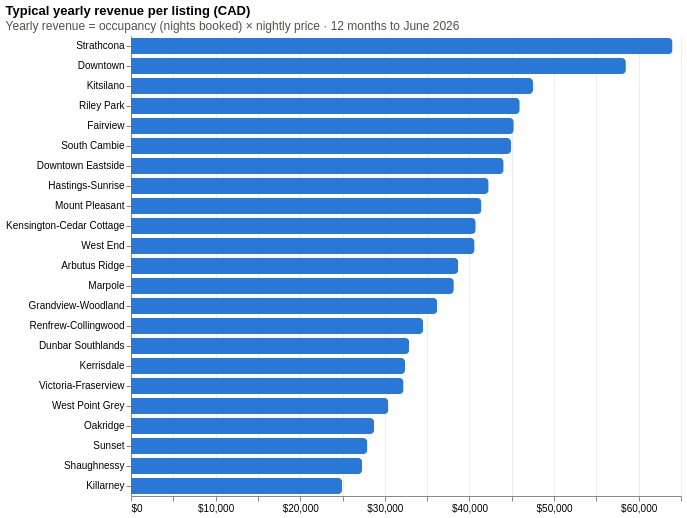
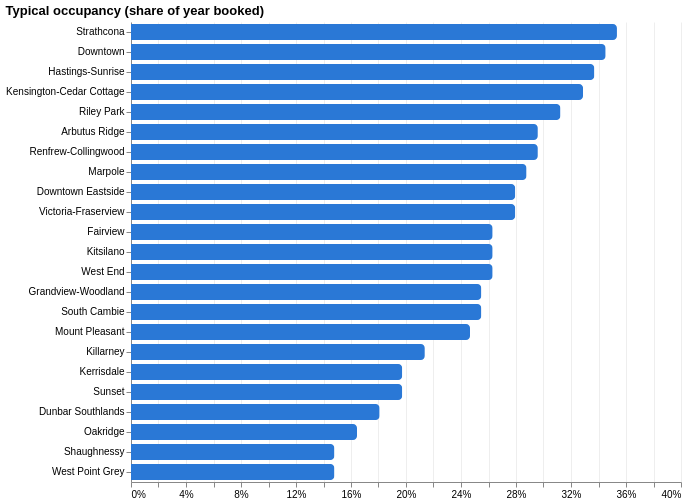
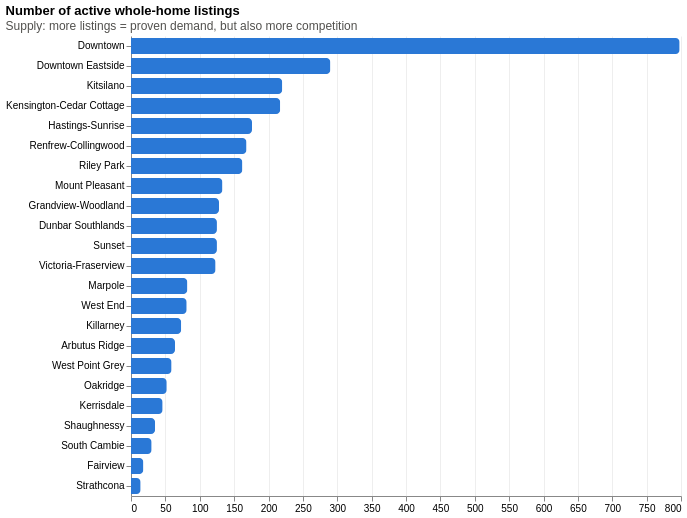
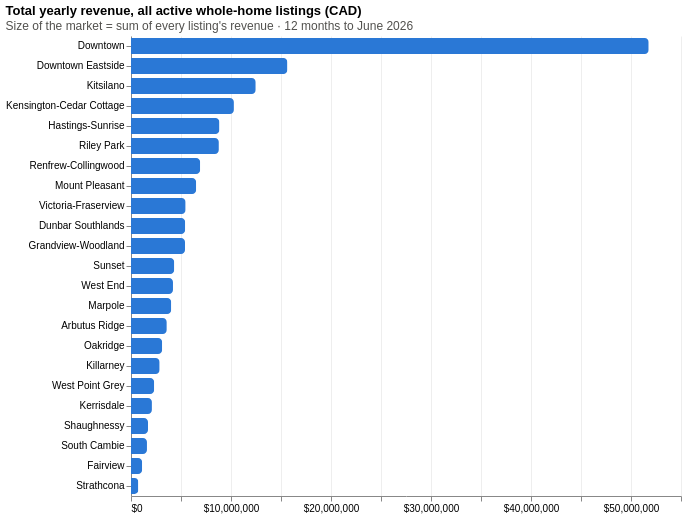

Source (notebook cell) for these figures, in order:
### Code cell
def bar(col, title, fmt, note=""):
    tip = [alt.Tooltip("neighbourhood_cleansed:N", title="Neighbourhood"),
           alt.Tooltip("revenue:Q", title="Typical yearly revenue", format="$,.0f"),
           alt.Tooltip("occupancy:Q", title="Typical occupancy", format=".0%"),
           alt.Tooltip("price:Q", title="Typical nightly price", format="$,.0f"),
           alt.Tooltip("listings:Q", title="Listings")]
    chart = (alt.Chart(hood)
             .mark_bar(color="#2a78d6", cornerRadiusEnd=4, height=16)
             .encode(x=alt.X(f"{col}:Q", title=None, axis=alt.Axis(format=fmt, grid=True, gridColor="#eee")),
                     y=alt.Y("neighbourhood_cleansed:N", sort="-x", title=None),
                     tooltip=tip)
             .properties(width=550, height=alt.Step(20),
                         title=alt.Title(title, subtitle=note, anchor="start", subtitleColor="#52514e"))
             .configure_view(stroke=None))
    display(chart)

bar("revenue", "Typical yearly revenue per listing (CAD)", "$,.0f",
    note="Yearly revenue = occupancy (nights booked) × nightly price · 12 months to June 2026")
bar("occupancy", "Typical occupancy (share of year booked)", ".0%")
bar("listings", "Number of active whole-home listings", ",d",
    note="Supply: more listings = proven demand, but also more competition")
bar("total_revenue", "Total yearly revenue, all active whole-home listings (CAD)", "$,.0f",
    note="Size of the market = sum of every listing's revenue · 12 months to June 2026")
bar("price", "Typical nightly price (CAD)", "$,.0f",
    note="Quote for one night around June–July 2026 (World Cup period)")

### Figure 1 — Vega-Lite specification as saved in the notebook (floating-point values rounded to 4 significant figures)
{"config": {"view": {"continuousWidth": 300, "continuousHeight": 300, "stroke": null}}, "data": {"name": "data-ce3de2b53f3f0c701f9c0ecf15939b65"}, "mark": {"type": "bar", "color": "#2a78d6", "cornerRadiusEnd": 4, "height": 16}, "encoding": {"tooltip": [{"field": "neighbourhood_cleansed", "title": "Neighbourhood", "type": "nominal"}, {"field": "revenue", "format": "$,.0f", "title": "Typical yearly revenue", "type": "quantitative"}, {"field": "occupancy", "format": ".0%", "title": "Typical occupancy", "type": "quantitative"}, {"field": "price", "format": "$,.0f", "title": "Typical nightly price", "type": "quantitative"}, {"field": "listings", "title": "Listings", "type": "quantitative"}], "x": {"axis": {"format": "$,.0f", "grid": true, "gridColor": "#eee"}, "field": "revenue", "title": null, "type": "quantitative"}, "y": {"field": "neighbourhood_cleansed", "sort": "-x", "title": null, "type": "nominal"}}, "height": {"step": 20}, "title": {"text": "Typical yearly revenue per listing (CAD)", "anchor": "start", "subtitle": "Yearly revenue = occupancy (nights booked) × nightly price · 12 months to June 2026", "subtitleColor": "#52514e"}, "width": 550, "$schema": "https://vega.github.io/schema/vega-lite/v5.20.1.json", "datasets": {"data-ce3de2b53f3f0c701f9c0ecf15939b65": [{"neighbourhood_cleansed": "Arbutus Ridge", "listings": 64, "revenue": 38680.0, "total_revenue": 3580000.0, "occupancy": 0.2959, "price": 400.0}, {"neighbourhood_cleansed": "Downtown", "listings": 798, "revenue": 58490.0, "total_revenue": 51770000.0, "occupancy": 0.3452, "price": 461.0}, {"neighbourhood_cleansed": "Downtown Eastside", "listings": 290, "revenue": 44040.0, "total_revenue": 15640000.0, "occupancy": 0.2795, "price": 401.2}, {"neighbourhood_cleansed": "Dunbar Southlands", "listings": 125, "revenue": 32890.0, "total_revenue": 5418000.0, "occupancy": 0.1808, "price": 385.7}, {"neighbourhood_cleansed": "Fairview", "listings": 18, "revenue": 45240.0, "total_revenue": 1114000.0, "occupancy": 0.263, "price": 435.8}, {"neighbourhood_cleansed": "Grandview-Woodland", "listings": 128, "revenue": 36200.0, "total_revenue": 5402000.0, "occupancy": 0.2548, "price": 350.9}, {"neighbourhood_cleansed": "Hastings-Sunrise", "listings": 176, "revenue": 42270.0, "total_revenue": 8842000.0, "occupancy": 0.337, "price": 312.9}, {"neighbourhood_cleansed": "Kensington-Cedar Cottage", "listings": 217, "revenue": 40740.0, "total_revenue": 10290000.0, "occupancy": 0.3288, "price": 350.0}, {"neighbourhood_cleansed": "Kerrisdale", "listings": 46, "revenue": 32400.0, "total_revenue": 2093000.0, "occupancy": 0.1973, "price": 400.0}, {"neighbourhood_cleansed": "Killarney", "listings": 73, "revenue": 24960.0, "total_revenue": 2865000.0, "occupancy": 0.2137, "price": 319.5}, {"neighbourhood_cleansed": "Kitsilano", "listings": 220, "revenue": 47510.0, "total_revenue": 12470000.0, "occupancy": 0.263, "price": 504.8}, {"neighbourhood_cleansed": "Marpole", "listings": 82, "revenue": 38150.0, "total_revenue": 4023000.0, "occupancy": 0.2877, "price": 361.2}, {"neighbourhood_cleansed": "Mount Pleasant", "listings": 133, "revenue": 41420.0, "total_revenue": 6517000.0, "occupancy": 0.2466, "price": 381.2}, {"neighbourhood_cleansed": "Oakridge", "listings": 52, "revenue": 28740.0, "total_revenue": 3116000.0, "occupancy": 0.1644, "price": 447.3}, {"neighbourhood_cleansed": "Renfrew-Collingwood", "listings": 168, "revenue": 34530.0, "total_revenue": 6917000.0, "occupancy": 0.2959, "price": 308.2}, {"neighbourhood_cleansed": "Riley Park", "listings": 162, "revenue": 45940.0, "total_revenue": 8787000.0, "occupancy": 0.3123, "price": 401.1}, {"neighbourhood_cleansed": "Shaughnessy", "listings": 35, "revenue": 27320.0, "total_revenue": 1701000.0, "occupancy": 0.1479, "price": 464.3}, {"neighbourhood_cleansed": "South Cambie", "listings": 30, "revenue": 44910.0, "total_revenue": 1597000.0, "occupancy": 0.2548, "price": 445.3}, {"neighbourhood_cleansed": "Strathcona", "listings": 14, "revenue": 64000.0, "total_revenue": 728100.0, "occupancy": 0.3534, "price": 406.5}, {"neighbourhood_cleansed": "Sunset", "listings": 125, "revenue": 27940.0, "total_revenue": 4325000.0, "occupancy": 0.1973, "price": 309.0}, {"neighbourhood_cleansed": "Victoria-Fraserview", "listings": 123, "revenue": 32210.0, "total_revenue": 5463000.0, "occupancy": 0.2795, "price": 332.7}, {"neighbourhood_cleansed": "West End", "listings": 81, "revenue": 40610.0, "total_revenue": 4199000.0, "occupancy": 0.263, "price": 434.0}, {"neighbourhood_cleansed": "West Point Grey", "listings": 59, "revenue": 30420.0, "total_revenue": 2318000.0, "occupancy": 0.1479, "price": 428.0}]}}

### Figure 2 — Vega-Lite specification as saved in the notebook (floating-point values rounded to 4 significant figures)
{"config": {"view": {"continuousWidth": 300, "continuousHeight": 300, "stroke": null}}, "data": {"name": "data-ce3de2b53f3f0c701f9c0ecf15939b65"}, "mark": {"type": "bar", "color": "#2a78d6", "cornerRadiusEnd": 4, "height": 16}, "encoding": {"tooltip": [{"field": "neighbourhood_cleansed", "title": "Neighbourhood", "type": "nominal"}, {"field": "revenue", "format": "$,.0f", "title": "Typical yearly revenue", "type": "quantitative"}, {"field": "occupancy", "format": ".0%", "title": "Typical occupancy", "type": "quantitative"}, {"field": "price", "format": "$,.0f", "title": "Typical nightly price", "type": "quantitative"}, {"field": "listings", "title": "Listings", "type": "quantitative"}], "x": {"axis": {"format": ".0%", "grid": true, "gridColor": "#eee"}, "field": "occupancy", "title": null, "type": "quantitative"}, "y": {"field": "neighbourhood_cleansed", "sort": "-x", "title": null, "type": "nominal"}}, "height": {"step": 20}, "title": {"text": "Typical occupancy (share of year booked)", "anchor": "start", "subtitle": "", "subtitleColor": "#52514e"}, "width": 550, "$schema": "https://vega.github.io/schema/vega-lite/v5.20.1.json", "datasets": {"data-ce3de2b53f3f0c701f9c0ecf15939b65": [{"neighbourhood_cleansed": "Arbutus Ridge", "listings": 64, "revenue": 38680.0, "total_revenue": 3580000.0, "occupancy": 0.2959, "price": 400.0}, {"neighbourhood_cleansed": "Downtown", "listings": 798, "revenue": 58490.0, "total_revenue": 51770000.0, "occupancy": 0.3452, "price": 461.0}, {"neighbourhood_cleansed": "Downtown Eastside", "listings": 290, "revenue": 44040.0, "total_revenue": 15640000.0, "occupancy": 0.2795, "price": 401.2}, {"neighbourhood_cleansed": "Dunbar Southlands", "listings": 125, "revenue": 32890.0, "total_revenue": 5418000.0, "occupancy": 0.1808, "price": 385.7}, {"neighbourhood_cleansed": "Fairview", "listings": 18, "revenue": 45240.0, "total_revenue": 1114000.0, "occupancy": 0.263, "price": 435.8}, {"neighbourhood_cleansed": "Grandview-Woodland", "listings": 128, "revenue": 36200.0, "total_revenue": 5402000.0, "occupancy": 0.2548, "price": 350.9}, {"neighbourhood_cleansed": "Hastings-Sunrise", "listings": 176, "revenue": 42270.0, "total_revenue": 8842000.0, "occupancy": 0.337, "price": 312.9}, {"neighbourhood_cleansed": "Kensington-Cedar Cottage", "listings": 217, "revenue": 40740.0, "total_revenue": 10290000.0, "occupancy": 0.3288, "price": 350.0}, {"neighbourhood_cleansed": "Kerrisdale", "listings": 46, "revenue": 32400.0, "total_revenue": 2093000.0, "occupancy": 0.1973, "price": 400.0}, {"neighbourhood_cleansed": "Killarney", "listings": 73, "revenue": 24960.0, "total_revenue": 2865000.0, "occupancy": 0.2137, "price": 319.5}, {"neighbourhood_cleansed": "Kitsilano", "listings": 220, "revenue": 47510.0, "total_revenue": 12470000.0, "occupancy": 0.263, "price": 504.8}, {"neighbourhood_cleansed": "Marpole", "listings": 82, "revenue": 38150.0, "total_revenue": 4023000.0, "occupancy": 0.2877, "price": 361.2}, {"neighbourhood_cleansed": "Mount Pleasant", "listings": 133, "revenue": 41420.0, "total_revenue": 6517000.0, "occupancy": 0.2466, "price": 381.2}, {"neighbourhood_cleansed": "Oakridge", "listings": 52, "revenue": 28740.0, "total_revenue": 3116000.0, "occupancy": 0.1644, "price": 447.3}, {"neighbourhood_cleansed": "Renfrew-Collingwood", "listings": 168, "revenue": 34530.0, "total_revenue": 6917000.0, "occupancy": 0.2959, "price": 308.2}, {"neighbourhood_cleansed": "Riley Park", "listings": 162, "revenue": 45940.0, "total_revenue": 8787000.0, "occupancy": 0.3123, "price": 401.1}, {"neighbourhood_cleansed": "Shaughnessy", "listings": 35, "revenue": 27320.0, "total_revenue": 1701000.0, "occupancy": 0.1479, "price": 464.3}, {"neighbourhood_cleansed": "South Cambie", "listings": 30, "revenue": 44910.0, "total_revenue": 1597000.0, "occupancy": 0.2548, "price": 445.3}, {"neighbourhood_cleansed": "Strathcona", "listings": 14, "revenue": 64000.0, "total_revenue": 728100.0, "occupancy": 0.3534, "price": 406.5}, {"neighbourhood_cleansed": "Sunset", "listings": 125, "revenue": 27940.0, "total_revenue": 4325000.0, "occupancy": 0.1973, "price": 309.0}, {"neighbourhood_cleansed": "Victoria-Fraserview", "listings": 123, "revenue": 32210.0, "total_revenue": 5463000.0, "occupancy": 0.2795, "price": 332.7}, {"neighbourhood_cleansed": "West End", "listings": 81, "revenue": 40610.0, "total_revenue": 4199000.0, "occupancy": 0.263, "price": 434.0}, {"neighbourhood_cleansed": "West Point Grey", "listings": 59, "revenue": 30420.0, "total_revenue": 2318000.0, "occupancy": 0.1479, "price": 428.0}]}}

### Figure 3 — Vega-Lite specification as saved in the notebook (floating-point values rounded to 4 significant figures)
{"config": {"view": {"continuousWidth": 300, "continuousHeight": 300, "stroke": null}}, "data": {"name": "data-ce3de2b53f3f0c701f9c0ecf15939b65"}, "mark": {"type": "bar", "color": "#2a78d6", "cornerRadiusEnd": 4, "height": 16}, "encoding": {"tooltip": [{"field": "neighbourhood_cleansed", "title": "Neighbourhood", "type": "nominal"}, {"field": "revenue", "format": "$,.0f", "title": "Typical yearly revenue", "type": "quantitative"}, {"field": "occupancy", "format": ".0%", "title": "Typical occupancy", "type": "quantitative"}, {"field": "price", "format": "$,.0f", "title": "Typical nightly price", "type": "quantitative"}, {"field": "listings", "title": "Listings", "type": "quantitative"}], "x": {"axis": {"format": ",d", "grid": true, "gridColor": "#eee"}, "field": "listings", "title": null, "type": "quantitative"}, "y": {"field": "neighbourhood_cleansed", "sort": "-x", "title": null, "type": "nominal"}}, "height": {"step": 20}, "title": {"text": "Number of active whole-home listings", "anchor": "start", "subtitle": "Supply: more listings = proven demand, but also more competition", "subtitleColor": "#52514e"}, "width": 550, "$schema": "https://vega.github.io/schema/vega-lite/v5.20.1.json", "datasets": {"data-ce3de2b53f3f0c701f9c0ecf15939b65": [{"neighbourhood_cleansed": "Arbutus Ridge", "listings": 64, "revenue": 38680.0, "total_revenue": 3580000.0, "occupancy": 0.2959, "price": 400.0}, {"neighbourhood_cleansed": "Downtown", "listings": 798, "revenue": 58490.0, "total_revenue": 51770000.0, "occupancy": 0.3452, "price": 461.0}, {"neighbourhood_cleansed": "Downtown Eastside", "listings": 290, "revenue": 44040.0, "total_revenue": 15640000.0, "occupancy": 0.2795, "price": 401.2}, {"neighbourhood_cleansed": "Dunbar Southlands", "listings": 125, "revenue": 32890.0, "total_revenue": 5418000.0, "occupancy": 0.1808, "price": 385.7}, {"neighbourhood_cleansed": "Fairview", "listings": 18, "revenue": 45240.0, "total_revenue": 1114000.0, "occupancy": 0.263, "price": 435.8}, {"neighbourhood_cleansed": "Grandview-Woodland", "listings": 128, "revenue": 36200.0, "total_revenue": 5402000.0, "occupancy": 0.2548, "price": 350.9}, {"neighbourhood_cleansed": "Hastings-Sunrise", "listings": 176, "revenue": 42270.0, "total_revenue": 8842000.0, "occupancy": 0.337, "price": 312.9}, {"neighbourhood_cleansed": "Kensington-Cedar Cottage", "listings": 217, "revenue": 40740.0, "total_revenue": 10290000.0, "occupancy": 0.3288, "price": 350.0}, {"neighbourhood_cleansed": "Kerrisdale", "listings": 46, "revenue": 32400.0, "total_revenue": 2093000.0, "occupancy": 0.1973, "price": 400.0}, {"neighbourhood_cleansed": "Killarney", "listings": 73, "revenue": 24960.0, "total_revenue": 2865000.0, "occupancy": 0.2137, "price": 319.5}, {"neighbourhood_cleansed": "Kitsilano", "listings": 220, "revenue": 47510.0, "total_revenue": 12470000.0, "occupancy": 0.263, "price": 504.8}, {"neighbourhood_cleansed": "Marpole", "listings": 82, "revenue": 38150.0, "total_revenue": 4023000.0, "occupancy": 0.2877, "price": 361.2}, {"neighbourhood_cleansed": "Mount Pleasant", "listings": 133, "revenue": 41420.0, "total_revenue": 6517000.0, "occupancy": 0.2466, "price": 381.2}, {"neighbourhood_cleansed": "Oakridge", "listings": 52, "revenue": 28740.0, "total_revenue": 3116000.0, "occupancy": 0.1644, "price": 447.3}, {"neighbourhood_cleansed": "Renfrew-Collingwood", "listings": 168, "revenue": 34530.0, "total_revenue": 6917000.0, "occupancy": 0.2959, "price": 308.2}, {"neighbourhood_cleansed": "Riley Park", "listings": 162, "revenue": 45940.0, "total_revenue": 8787000.0, "occupancy": 0.3123, "price": 401.1}, {"neighbourhood_cleansed": "Shaughnessy", "listings": 35, "revenue": 27320.0, "total_revenue": 1701000.0, "occupancy": 0.1479, "price": 464.3}, {"neighbourhood_cleansed": "South Cambie", "listings": 30, "revenue": 44910.0, "total_revenue": 1597000.0, "occupancy": 0.2548, "price": 445.3}, {"neighbourhood_cleansed": "Strathcona", "listings": 14, "revenue": 64000.0, "total_revenue": 728100.0, "occupancy": 0.3534, "price": 406.5}, {"neighbourhood_cleansed": "Sunset", "listings": 125, "revenue": 27940.0, "total_revenue": 4325000.0, "occupancy": 0.1973, "price": 309.0}, {"neighbourhood_cleansed": "Victoria-Fraserview", "listings": 123, "revenue": 32210.0, "total_revenue": 5463000.0, "occupancy": 0.2795, "price": 332.7}, {"neighbourhood_cleansed": "West End", "listings": 81, "revenue": 40610.0, "total_revenue": 4199000.0, "occupancy": 0.263, "price": 434.0}, {"neighbourhood_cleansed": "West Point Grey", "listings": 59, "revenue": 30420.0, "total_revenue": 2318000.0, "occupancy": 0.1479, "price": 428.0}]}}

### Figure 4 — Vega-Lite specification as saved in the notebook (floating-point values rounded to 4 significant figures)
{"config": {"view": {"continuousWidth": 300, "continuousHeight": 300, "stroke": null}}, "data": {"name": "data-ce3de2b53f3f0c701f9c0ecf15939b65"}, "mark": {"type": "bar", "color": "#2a78d6", "cornerRadiusEnd": 4, "height": 16}, "encoding": {"tooltip": [{"field": "neighbourhood_cleansed", "title": "Neighbourhood", "type": "nominal"}, {"field": "revenue", "format": "$,.0f", "title": "Typical yearly revenue", "type": "quantitative"}, {"field": "occupancy", "format": ".0%", "title": "Typical occupancy", "type": "quantitative"}, {"field": "price", "format": "$,.0f", "title": "Typical nightly price", "type": "quantitative"}, {"field": "listings", "title": "Listings", "type": "quantitative"}], "x": {"axis": {"format": "$,.0f", "grid": true, "gridColor": "#eee"}, "field": "total_revenue", "title": null, "type": "quantitative"}, "y": {"field": "neighbourhood_cleansed", "sort": "-x", "title": null, "type": "nominal"}}, "height": {"step": 20}, "title": {"text": "Total yearly revenue, all active whole-home listings (CAD)", "anchor": "start", "subtitle": "Size of the market = sum of every listing's revenue · 12 months to June 2026", "subtitleColor": "#52514e"}, "width": 550, "$schema": "https://vega.github.io/schema/vega-lite/v5.20.1.json", "datasets": {"data-ce3de2b53f3f0c701f9c0ecf15939b65": [{"neighbourhood_cleansed": "Arbutus Ridge", "listings": 64, "revenue": 38680.0, "total_revenue": 3580000.0, "occupancy": 0.2959, "price": 400.0}, {"neighbourhood_cleansed": "Downtown", "listings": 798, "revenue": 58490.0, "total_revenue": 51770000.0, "occupancy": 0.3452, "price": 461.0}, {"neighbourhood_cleansed": "Downtown Eastside", "listings": 290, "revenue": 44040.0, "total_revenue": 15640000.0, "occupancy": 0.2795, "price": 401.2}, {"neighbourhood_cleansed": "Dunbar Southlands", "listings": 125, "revenue": 32890.0, "total_revenue": 5418000.0, "occupancy": 0.1808, "price": 385.7}, {"neighbourhood_cleansed": "Fairview", "listings": 18, "revenue": 45240.0, "total_revenue": 1114000.0, "occupancy": 0.263, "price": 435.8}, {"neighbourhood_cleansed": "Grandview-Woodland", "listings": 128, "revenue": 36200.0, "total_revenue": 5402000.0, "occupancy": 0.2548, "price": 350.9}, {"neighbourhood_cleansed": "Hastings-Sunrise", "listings": 176, "revenue": 42270.0, "total_revenue": 8842000.0, "occupancy": 0.337, "price": 312.9}, {"neighbourhood_cleansed": "Kensington-Cedar Cottage", "listings": 217, "revenue": 40740.0, "total_revenue": 10290000.0, "occupancy": 0.3288, "price": 350.0}, {"neighbourhood_cleansed": "Kerrisdale", "listings": 46, "revenue": 32400.0, "total_revenue": 2093000.0, "occupancy": 0.1973, "price": 400.0}, {"neighbourhood_cleansed": "Killarney", "listings": 73, "revenue": 24960.0, "total_revenue": 2865000.0, "occupancy": 0.2137, "price": 319.5}, {"neighbourhood_cleansed": "Kitsilano", "listings": 220, "revenue": 47510.0, "total_revenue": 12470000.0, "occupancy": 0.263, "price": 504.8}, {"neighbourhood_cleansed": "Marpole", "listings": 82, "revenue": 38150.0, "total_revenue": 4023000.0, "occupancy": 0.2877, "price": 361.2}, {"neighbourhood_cleansed": "Mount Pleasant", "listings": 133, "revenue": 41420.0, "total_revenue": 6517000.0, "occupancy": 0.2466, "price": 381.2}, {"neighbourhood_cleansed": "Oakridge", "listings": 52, "revenue": 28740.0, "total_revenue": 3116000.0, "occupancy": 0.1644, "price": 447.3}, {"neighbourhood_cleansed": "Renfrew-Collingwood", "listings": 168, "revenue": 34530.0, "total_revenue": 6917000.0, "occupancy": 0.2959, "price": 308.2}, {"neighbourhood_cleansed": "Riley Park", "listings": 162, "revenue": 45940.0, "total_revenue": 8787000.0, "occupancy": 0.3123, "price": 401.1}, {"neighbourhood_cleansed": "Shaughnessy", "listings": 35, "revenue": 27320.0, "total_revenue": 1701000.0, "occupancy": 0.1479, "price": 464.3}, {"neighbourhood_cleansed": "South Cambie", "listings": 30, "revenue": 44910.0, "total_revenue": 1597000.0, "occupancy": 0.2548, "price": 445.3}, {"neighbourhood_cleansed": "Strathcona", "listings": 14, "revenue": 64000.0, "total_revenue": 728100.0, "occupancy": 0.3534, "price": 406.5}, {"neighbourhood_cleansed": "Sunset", "listings": 125, "revenue": 27940.0, "total_revenue": 4325000.0, "occupancy": 0.1973, "price": 309.0}, {"neighbourhood_cleansed": "Victoria-Fraserview", "listings": 123, "revenue": 32210.0, "total_revenue": 5463000.0, "occupancy": 0.2795, "price": 332.7}, {"neighbourhood_cleansed": "West End", "listings": 81, "revenue": 40610.0, "total_revenue": 4199000.0, "occupancy": 0.263, "price": 434.0}, {"neighbourhood_cleansed": "West Point Grey", "listings": 59, "revenue": 30420.0, "total_revenue": 2318000.0, "occupancy": 0.1479, "price": 428.0}]}}
